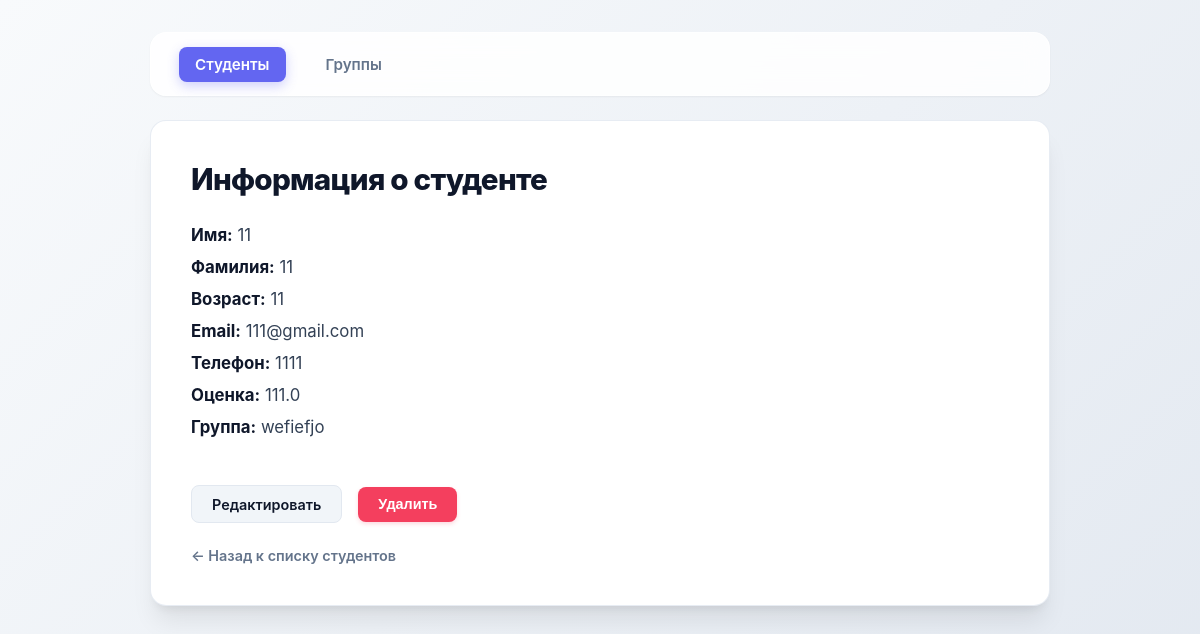
The page /students/4/ on the database as committed earlier.
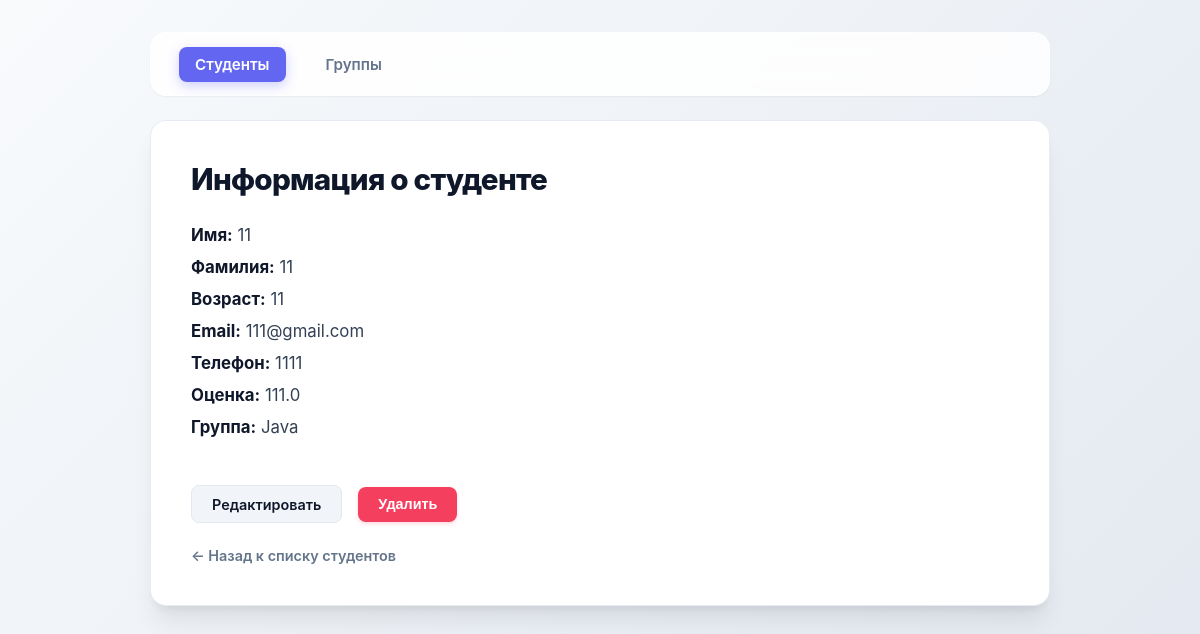
The same page on the database as committed later.
### myapp/models.py (models this page shows, shortened)
class Student(models.Model):
    first_name = models.CharField( max_length=50)
    last_name = models.CharField( max_length=50)
    age = models.IntegerField()
    email = models.EmailField( max_length=254)
    phone = models.CharField( max_length=50)
    grade = models.FloatField()
    group = models.ForeignKey(Group,on_delete=models.CASCADE)

class Group(models.Model):
    name = models.CharField( max_length=50)
    room = models.CharField( max_length=50)
    start_date = models.DateField( auto_now_add=True)

### myapp/views.py (the view)
# urls.py: path('students/<int:pk>/', student_detail, name='student_detail'),
def student_detail(request, pk):
    student = Student.objects.get(pk=pk)
    return render(request, 'students/student_detail.html', {'student': student})

### myapp/templates/students/student_detail.html (shortened to what this page needs)
{% load static %}
<!DOCTYPE html>
<html lang="ru">
<head>
    <link rel="stylesheet" href="{% static 'css/style.css' %}">
</head>
<body>
    <nav class="navbar">
        <a href="{% url 'student_list' %}" class="active">Студенты</a>
        <a href="{% url 'group_list' %}">Группы</a>
    </nav>
    <div class="container">
        <h1>Информация о студенте</h1>
        <p><strong>Имя:</strong> {{ student.first_name }}</p>
        <p><strong>Фамилия:</strong> {{ student.last_name }}</p>
        <p><strong>Возраст:</strong> {{ student.age }}</p>
        <p><strong>Email:</strong> {{ student.email }}</p>
        <p><strong>Телефон:</strong> {{ student.phone }}</p>
        <p><strong>Оценка:</strong> {{ student.grade }}</p>
        <p><strong>Группа:</strong> {{ student.group.name }}</p>
        <div style="display: flex; gap: 1rem; align-items: center;">
            <a href="{% url 'student_update' student.pk %}" class="btn btn-secondary">Редактировать</a>
            <form action="{% url 'student_delete' student.pk %}" method="post" style="margin: 0;">
                <button type="submit" class="btn btn-danger" onclick="return confirm('Точно удалить студента?');">Удалить</button>
            </form>
        </div>
        <a href="{% url 'student_list' %}" class="back-link">← Назад к списку студентов</a>
    </div>
</body>
</html>

Rows that differ between the two databases and show on the page:
changed through a linked row, Student "111@gmail.com": group.name "wefiefjo" → "Java"
